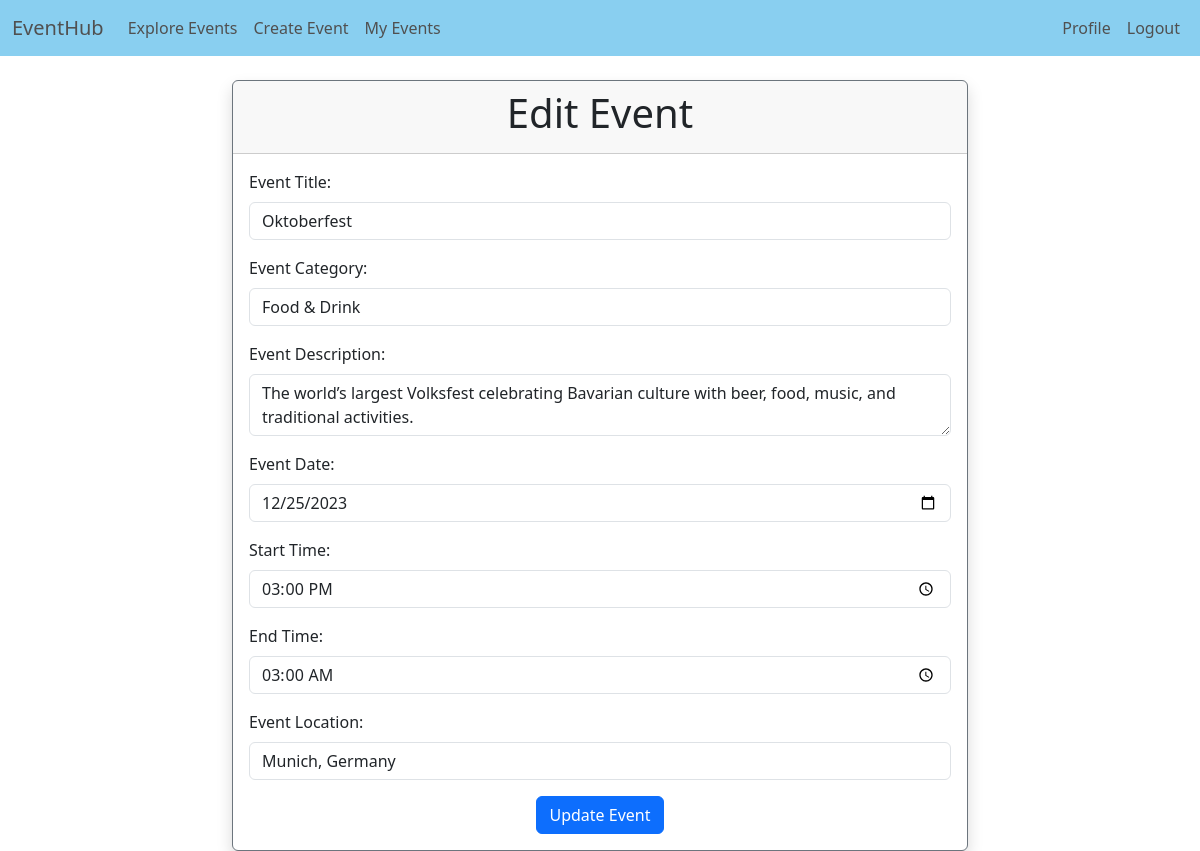
The page /edit-event/8 (signed in) on the database its author committed.
### app/models/models.py (models this page shows, shortened)
class Event(db.Model):
    id = db.Column(db.Integer, primary_key=True)
    category = db.Column(db.String(100))
    title = db.Column(db.String(255), nullable=False)
    description = db.Column(db.Text)
    date = db.Column(db.Date, nullable=False)
    start_time = db.Column(db.Time, nullable=False)
    end_time = db.Column(db.Time, nullable=False)
    location = db.Column(db.String(100))
    creator_id = db.Column(db.Integer, db.ForeignKey('user.id'))

### app/views/events.py (the view, shortened to what this page needs)
@events_dp.route('/edit-event/<int:event_id>', methods=['GET', 'POST'])
@login_required
def edit_event(event_id):
    event = Event.query.get_or_404(event_id)
    if not is_event_creator(event_id, current_user.id):
        flash('You do not have permission to edit this event.', 'danger')
        return redirect(url_for('events.my_events'))
    if event.creator_id != current_user.id:
        flash('You do not have permission to edit this event.', 'danger')
        return redirect(url_for('events_views.my_events'))
    form = CreateEventForm(obj=event)  # Populate form with event data
    return render_template("edit_event.html", form=form, event=event, title="Edit Event")

### app/forms/forms.py
class CreateEventForm(FlaskForm):
    title = StringField('Title',validators=[DataRequired(), Length(max=255)])
    category = SelectField('Category', choices=[
        ('music', 'Music'),
        ('sports', 'Sports'),
        ('technology', 'Technology'),
        ('education', 'Education'),
        ('art', 'Art'),
        ('food', 'Food & Drink'),
        ('health', 'Health'),
        ('business', 'Business'),
        ('travel', 'Travel'),
        ('outdoors', 'Outdoors'),
        ('entertainment', 'Entertainment'),
        ], validators=[DataRequired()])
    description = TextAreaField('Description', validators=[Length(max=500)])
    date = DateField('Date', format="%Y-%m-%d")
    start_time = TimeField('Start Time', format="%H:%M")
    end_time = TimeField('End Time', format="%H:%M")
    location = StringField('Location', validators=[Length(max=100)])
    submit = SubmitField('Create Event')

### app/views/events.py (called while the page is built)
def is_event_creator(event_id, user_id):
    return Event.query.filter_by(id=event_id, creator_id=user_id).first() is not None

### app/templates/events/edit_event.html (shortened to what this page needs)
{% extends "base.html" %}
{% block content %}
<div class="container mt-4">
    <div class="row justify-content-center">
        <div class="col-lg-8">
            <div class="card border-secondary shadow">
                <div class="card-header text-center">
                    <h1>Edit Event</h1>
                </div>
                <div class="card-body">
                    <form action="{{ url_for('events_views.edit_event', event_id=event.id) }}" method="post">
                        <div class="mb-3">
                            <label for="title" class="form-label">Event Title:</label>
                            {{ form.title(class="form-control", id="title", required=True) }}
                        </div>
                        <div class="mb-3">
                            <label for="category" class="form-label">Event Category:</label>
                            {{ form.category(class="form-control", id="category", required=True) }}
                        </div>
                        <div class="mb-3">
                            <label for="description" class="form-label">Event Description:</label>
                            {{ form.description(class="form-control", id="description", required=True) }}
                        </div>
                        <div class="mb-3">
                            <label for="date" class="form-label">Event Date:</label>
                            {{ form.date(class="form-control", id="date", required=True) }}
                        </div>
                        <div class="mb-3">
                            <label for="start_time" class="form-label">Start Time:</label>
                            {{ form.start_time(class="form-control", id="start_time", required=True) }}
                        </div>
                        <div class="mb-3">
                            <label for="end_time" class="form-label">End Time:</label>
                            {{ form.end_time(class="form-control", id="end_time", required=True) }}
                        </div>
                        <div class="mb-3">
                            <label for="location" class="form-label">Event Location:</label>
                            {{ form.location(class="form-control", id="location", required=True) }}
                        </div>
                        <div class="text-center">
                            <input type="submit" class="btn btn-primary" value="Update Event">
                        </div>
                    </form>
                </div>
            </div>
        </div>
    </div>
</div>
{% endblock %}

### rows shown on the page
Event: title "Oktoberfest", category "Food & Drink", description "The world’s largest Volksfest celebrating Bavarian culture with beer, food, music, and traditional activities.", date "12/25/2023", start_time "15:00", end_time "03:00", location "Munich, Germany"
